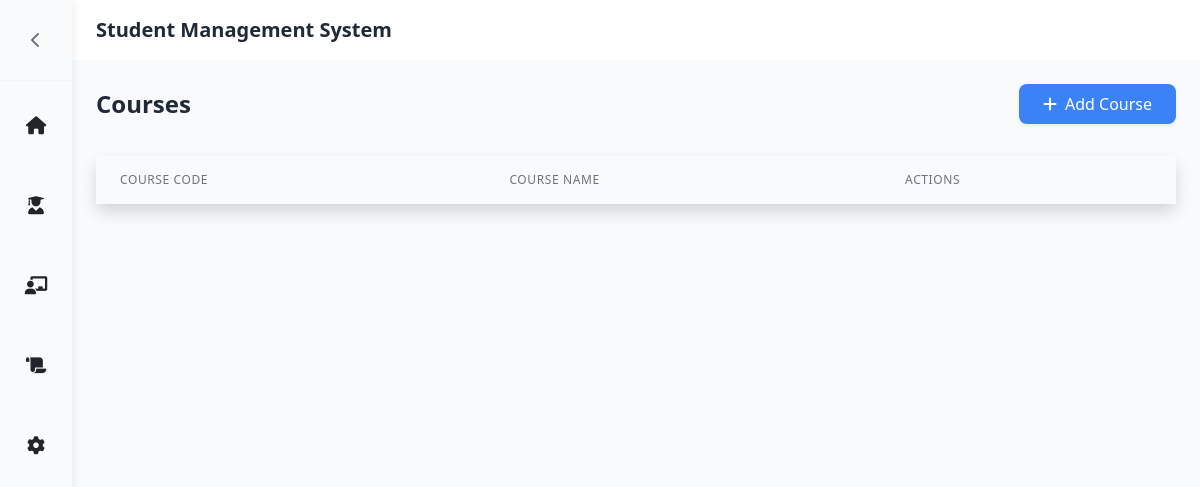
Page /courses/ on the earlier database version.
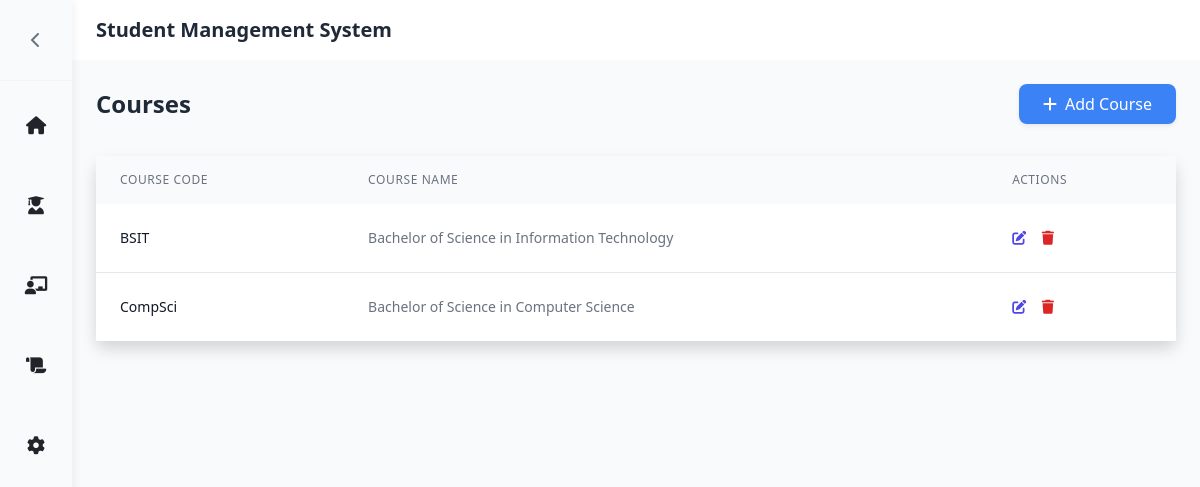
Same page on the later database version.
### SMSapp/models.py (models this page shows, shortened)
class Course(models.Model):
    course_abv = models.CharField(max_length=10, primary_key=True)
    course_name = models.CharField(max_length=100)

### SMSapp/views.py (the view)
# urls.py: path('courses/', views.courses, name='courses'),
def courses(request):
    return render(request, 'courses.html', {'courses': Course.objects.all()})

### SMSapp/templates/courses.html (shortened to what this page needs)
{% extends 'base.html' %}
{% load static %}
{% block content %}
<div class="p-4 bg-gray-50">
    <div class="flex justify-between items-center mb-6">
        <h2 class="text-2xl font-semibold text-gray-800">Courses</h2>
        <button type="button"
                class="px-4 py-2 bg-blue-500 text-white rounded-lg hover:bg-blue-600 transition-colors duration-200 flex items-center gap-2 shadow-sm"
                onclick="openModal()">
            <i class="fas fa-plus"></i>
            <span>Add Course</span>
        </button>
    </div>
    <div class="mt-8">
        <div class="bg-white rounded-lg shadow">
            <table class="min-w-full">
                <thead class="bg-gray-50">
                    <tr>
                        <th class="px-6 py-3 text-left text-xs font-medium text-gray-500 uppercase tracking-wider">
                            Course Code
                        </th>
                        <th class="px-6 py-3 text-left text-xs font-medium text-gray-500 uppercase tracking-wider">
                            Course Name
                        </th>
                        <th class="px-6 py-3 text-left text-xs font-medium text-gray-500 uppercase tracking-wider">
                            Actions
                        </th>
                    </tr>
                </thead>
                <tbody class="bg-white divide-y divide-gray-200">
                    {% for course in courses %}
                    <tr>
                        <td class="px-6 py-4 whitespace-nowrap text-sm font-medium text-gray-900">
                            {{ course.course_abv }}
                        </td>
                        <td class="px-6 py-4 whitespace-nowrap text-sm text-gray-500">
                            {{ course.course_name }}
                        </td>
                        <td class="px-6 py-4 whitespace-nowrap text-sm text-gray-500">
                            <button onclick="editCourse('{{ course.course_abv }}')" class="text-indigo-600 hover:text-indigo-900">
                                <i class="fas fa-edit"></i>
                            </button>
                            <button onclick="deleteCourse('{{ course.course_abv }}')" class="ml-3 text-red-600 hover:text-red-900">
                                <i class="fas fa-trash"></i>
                            </button>
                        </td>
                    </tr>
                    {% endfor %}
                </tbody>
            </table>
        </div>
    </div>
</div>
{% endblock %}

Differences in the rows shown:
added Course: course_abv "BSIT", course_name "Bachelor of Science in Information Technology"
added Course: course_abv "CompSci", course_name "Bachelor of Science in Computer Science"
